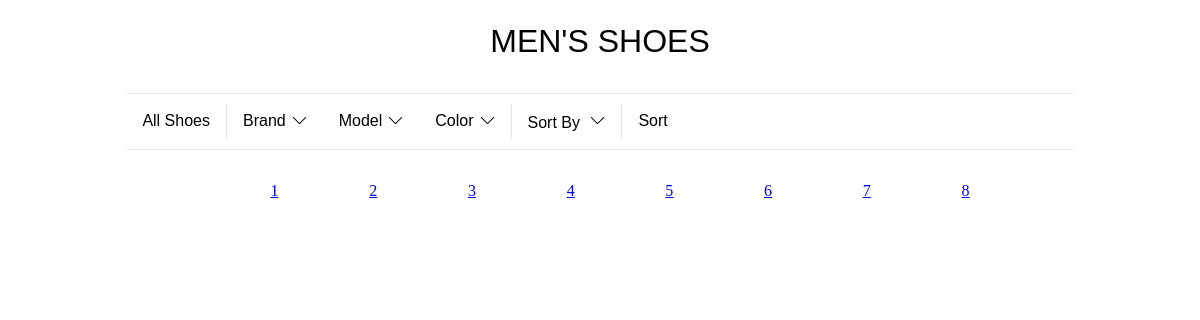
/static/templates/men.php, run on an earlier commit of the app's database.
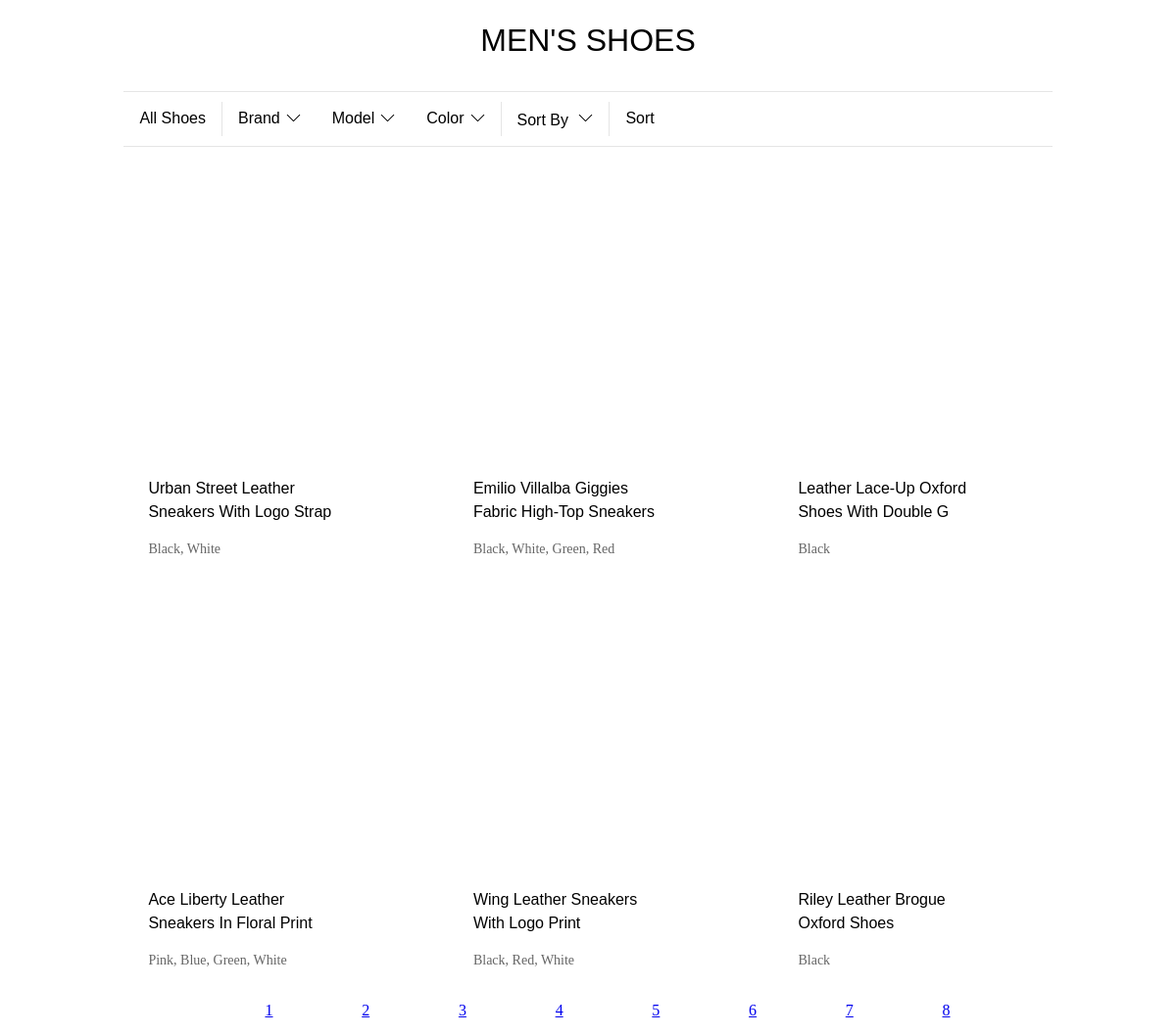
And on a later commit of the database.
### tables this page shows
CREATE TABLE `all_inventory` (
  `Product_ID` int(11) NOT NULL,
  `Product_Old_ID` int(11) NOT NULL,
  `Brand_ID` int(11) NOT NULL,
  `Product_Name` varchar(100) NOT NULL,
  `Product_Description` mediumtext NOT NULL,
  `Product_Color` varchar(50) NOT NULL,
  `Product_Img` mediumtext NOT NULL,
  `Product_Price` decimal(10,0) NOT NULL,
  `Product_Size` int(11) NOT NULL,
  `shoe_type` varchar(20) NOT NULL,
  `made_in` varchar(20) NOT NULL,
  `Heel_Height` varchar(10) NOT NULL,
  `Gender` varchar(10) NOT NULL
);

### static/templates/men.php (the view, shortened to what this page needs)
<!DOCTYPE html>
<html lang="en">
    <head>
        <link rel="stylesheet" href="../styles/mainPages.css">
    </head>
    <body>
        <div class="productPageContainer">
            <h1 class="pageTitleHeader" style="">
                <span class="headerSpan">Men's Shoes</span>
            </h1>
            <div class="div1">
                <form method="post">
                    <div class="div2">
                        <div class="dropdown">
                            <button class="dropbtn filterBtn">All Shoes</button>
                        </div>
                        <div class="dropdown" id="brandDropdown">
                            <button class="dropbtn filterBtn">Brand
                                <span class="span1">
                                    <span aria-hidden="true" class="span2" color="black">
                                        <svg viewBox="0 0 129 129">
                                            <path d="M121.3 34.6c-1.6-1.6-4.2-1.6-5.8 0l-51 51.1-51.1-51.1c-1.6-1.6-4.2-1.6-5.8 0-1.6 1.6-1.6 4.2 0 5.8l53.9 53.9c.8.8 1.8 1.2 2.9 1.2 1 0 2.1-.4 2.9-1.2l53.9-53.9c1.7-1.6 1.7-4.2.1-5.8z"></path>
                                        </svg>
                                    </span>
                                </span>
                            </button>
                        </div>
                        <div class="dropdown" id="modelDropdown">
                            <button class="dropbtn filterBtn">Model
                                <span class="span1">
                                    <span aria-hidden="true" class="span2" color="black">
                                        <svg viewBox="0 0 129 129">
                                            <path d="M121.3 34.6c-1.6-1.6-4.2-1.6-5.8 0l-51 51.1-51.1-51.1c-1.6-1.6-4.2-1.6-5.8 0-1.6 1.6-1.6 4.2 0 5.8l53.9 53.9c.8.8 1.8 1.2 2.9 1.2 1 0 2.1-.4 2.9-1.2l53.9-53.9c1.7-1.6 1.7-4.2.1-5.8z"></path>
                                        </svg>
                                    </span>
                                </span>
                            </button>
                        </div>
                        <div class="dropdown" id="colorDropdown">
                            <button class="dropbtn filterBtn">Color
                                <span class="span1">
                                    <span aria-hidden="true" class="span2" color="black">
                                        <svg viewBox="0 0 129 129">
                                            <path d="M121.3 34.6c-1.6-1.6-4.2-1.6-5.8 0l-51 51.1-51.1-51.1c-1.6-1.6-4.2-1.6-5.8 0-1.6 1.6-1.6 4.2 0 5.8l53.9 53.9c.8.8 1.8 1.2 2.9 1.2 1 0 2.1-.4 2.9-1.2l53.9-53.9c1.7-1.6 1.7-4.2.1-5.8z"></path>
                                        </svg>
                                    </span>
                                </span>
                            </button>
                        </div>
                        <div class="dropdown">
                            <button class="dropbtn">Sort By
                                <span class="span1">
                                    <span aria-hidden="true" class="span2" color="black">
                                        <svg viewBox="0 0 129 129">
                                            <path d="M121.3 34.6c-1.6-1.6-4.2-1.6-5.8 0l-51 51.1-51.1-51.1c-1.6-1.6-4.2-1.6-5.8 0-1.6 1.6-1.6 4.2 0 5.8l53.9 53.9c.8.8 1.8 1.2 2.9 1.2 1 0 2.1-.4 2.9-1.2l53.9-53.9c1.7-1.6 1.7-4.2.1-5.8z"></path>
                                        </svg>
                                    </span>
                                </span>
                            </button>
                        </div>
                        <div class="dropdown">
                            <input class="dropbtn filterBtn" type="submit" name="submit" value="Sort"/>
                        </div>
                    </div>
                </form>
            </div>
            <?php
                $offset = 0;
                $page_result = 6;
                if(isset($_POST['submit'])){
                    if(!empty($_POST['model'])){
                        $allSelectedModels = implode("', '", (array)$_POST['model']);
                        $sqlQuery = "SELECT * FROM all_inventory WHERE Gender LIKE 'men' AND Shoe_Type IN('$allSelectedModels') LIMIT $offset, $page_result";
                        displayProducts($dataconnection, $sqlQuery);
                    }
                    elseif(!empty($_POST['color'])){
                        $colorQList=array();
                        foreach((array)$_POST['color'] as $checked){
                            $colorQList[] = "Product_Color LIKE '%".$checked."%'";
                        }
                        $sqlQuery = "SELECT * FROM all_inventory WHERE Gender LIKE 'men' AND ".implode(' OR ', $colorQList) ;
                        displayProducts($dataconnection, $sqlQuery);
                    }
                    elseif(!empty($_POST['brand'])){
                        $allSelectedBrands = implode(", ", (array)$_POST['brand']);
                        $sqlQuery = "SELECT * FROM all_inventory WHERE Gender LIKE 'men' AND Brand_ID IN('$allSelectedBrands') LIMIT $offset, $page_result";
                        displayProducts($dataconnection, $sqlQuery);
                    }
                    elseif(!empty($_POST['filter'])){
                        foreach($_POST['filter'] as $chosenFilter){
                            $filterBy = $chosenFilter;
                        }
                        switch($filterBy){
                            case 'AZ':
                                $sqlQuery = "SELECT * FROM all_inventory WHERE Gender LIKE 'men' ORDER BY Product_Name ASC LIMIT $offset, $page_result";
                                displayProducts($dataconnection, $sqlQuery);
                            break;
                            case 'ZA':
                                $sqlQuery = "SELECT * FROM all_inventory WHERE Gender LIKE 'men' ORDER BY Product_Name DESC LIMIT $offset, $page_result";
                                displayProducts($dataconnection, $sqlQuery);
                            break;
                            case 'PA':
                                $sqlQuery = "SELECT * FROM all_inventory WHERE Gender LIKE 'men' ORDER BY Product_Price ASC LIMIT $offset, $page_result";
                                displayProducts($dataconnection, $sqlQuery);
                            break;
                            case 'PD':
                                $sqlQuery = "SELECT * FROM all_inventory WHERE Gender LIKE 'men' ORDER BY Product_Price DESC LIMIT $offset, $page_result";
                                displayProducts($dataconnection, $sqlQuery);
                            break;
                        }
                    }
                    else{
                        $sqlQuery = "SELECT * FROM all_inventory WHERE Gender LIKE 'men' LIMIT $offset, $page_result";
                        displayProducts($dataconnection, $sqlQuery);
                    }
                }
                else{
                    $sqlQuery = "SELECT * FROM all_inventory WHERE Gender LIKE 'men' LIMIT $offset, $page_result";
                    displayProducts($dataconnection, $sqlQuery);
                }
                $pagecount = 50;
                $num = $pagecount / $page_result ;
                $pageLinks = '<div class="paging" style=" margin-left: auto; margin-right: auto; width: 80%; text-align: center">';
                $pageLinks .= '<ul class="paging-ul" style="list-style-type: none;">';
                for($i = 1 ; $i <= $num ; $i++)
                {
                     $pageLinks .= '<li style="display: inline; margin: 5%;"><a href="index.php?page=men&pageno='.$i.'">'.$i.'</a></li>';
                }
                $pageLinks .= '</ul>';
                $pageLinks .= '</div>';
                echo $pageLinks;
                function displayProducts($dataconnection, $sqlQuery){
                    $result = mysqli_query($dataconnection, $sqlQuery);
                    $menDivHTML = '<ul class="productUl" style="width:80%; margin-left:auto; margin-right:auto;">';
                    while($fetch = mysqli_fetch_array($result)){
                        $menDivHTML .='<li class="productLi" data-object-id="prd-123">';
                        $menDivHTML .='    <div class="productDiv2">';
                        $menDivHTML.='        <a class="productA" href="index.php?page=store&inventory=all&item='.$fetch['Product_ID'].'&brandid='.$fetch['Brand_ID'].'">';
                        $menDivHTML .='            <div class="productDiv3">';
                        $menDivHTML .='                 <div class="productDiv4">';
                        $menDivHTML .='                     <img class="productImg" src="'.$fetch['Product_Img'].'" alt="" />';
                        $menDivHTML.='                  </div>';
                        $menDivHTML .='             </div>';
                        $menDivHTML .='             <div class="productDiv5">';
                        $menDivHTML .='                 <span class="productSpan1">';
                        $menDivHTML .='                     <span class="">'.$fetch['Product_Name'].'</span>';
                        $menDivHTML .='                 </span>';
                        $menDivHTML .='                 <p class="productP">'.$fetch['Product_Color'].'</p> ';
                        $menDivHTML .='              </div>';
                        $menDivHTML .='         </a>';
                        $menDivHTML .='     </div>';
                        $menDivHTML .=' </li>';
                    }
                    $menDivHTML .= '</ul>';
                    $menDivHTML .= '</div>';
                    echo $menDivHTML;
                }
            ?>
    </body>
</html>

### static/styles/mainPages.css (style rules this page uses)
div.paging { margin-left: auto; margin-right: auto; width: 80%; }
.div1 { border-top: 0.0625rem solid #e5e5e5; border-bottom: 0.0625rem solid #e5e5e5; min-height: 3.1875rem; display: flex; align-items: center; justify-content: space-between; margin-top: 2.5%; margin-right: 10%; margin-left: 10%; }
.div2 { display: flex; min-height: 3.125rem; }
.filterBtn { padding: 0 0.625rem; font-size: 0.9375rem; display: flex; min-height: 3.4375rem; box-sizing: border-box; align-items: center; overflow: visible; position: relative; height:100%; }
.span1 { text-align: left; min-height: 1.1875rem; cursor: pointer; margin-left: 0.375rem; height: 0.9375rem; padding-top: 0.1875rem; cursor: inherit; display: inline-flex; font-size: 0.75rem; }
.span2 { width: 0.9375rem; height: 0.9375rem; }
.headerSpan { word-break: normal; color: black; font-size: 2rem; box-sizing: border-box; line-height: 2.6875rem; font-family: "Century Gothic Std", Arial, sans-serif; font-weight: 400; margin: 0; width: 100%; text-transform: uppercase; }
.dropbtn { padding: 16px; font-size: 16px; border: none; cursor: pointer; background-color: white; }
.dropdown { position: relative; display: inline-block; }
.productUl { flex-wrap: wrap; justify-content: space-between; display: flex; margin-bottom: -2rem; margin: 0; padding: 0; list-style-type: disc; margin-block-start: 1em; margin-block-end: 1em; margin-inline-start: 0px; margin-inline-end: 0px; padding-inline-start: 40px; font-family: 'Century Gothic Std', Arial, sans-serif; }
.productLi { width: 30%; display: flex; list-style-type: none; }
.productDiv2 { width: 100%; position: relative; align-items: flex-start; flex-direction: column; display: block; }
.productA { display: flex; flex-direction: column; border: none; background-color: transparent; cursor: pointer; font-size: inherit; font: inherit; color: inherit; text-decoration: none; padding: 0; }
.productDiv3 { display: block; cursor: pointer; font-size: inherit; font: inherit; color: inherit; width:100%; }
.productDiv4 { display:table; position:relative; width:100%; padding-bottom:108.043%; overflow: hidden; }
.productDiv5 { text-decoration:none; margin-top: 0.875rem; margin-left: 0.3125rem; width: 70%; display: flex; flex-direction: column; box-sizing: border-box; text-decoration: none; }
.productSpan1 { color:black; width: 100%; line-height: 1.5rem; display: block; }
.productP { font-family: Poppins-Regular; font-size: 14px; line-height: 1.7; color: #666666; }
.productPageContainer { margin-bottom: 2.5rem; margin: 1.25rem 0 0 0; width: auto; }
.pageTitleHeader { margin-top: 1.25rem; text-align:center; }

What changed in the data, as far as the page shows it:
added all_inventory: Product_Name "Urban Street Leather Sneakers With Logo Strap", Product_Color "Black, White"
added all_inventory: Product_Name "Emilio Villalba Giggies Fabric High-Top Sneakers", Product_Color "Black, White, Green, Red"
added all_inventory: Product_Name "Leather Lace-Up Oxford Shoes With Double G", Product_Color "Black"
added all_inventory: Product_Name "Ace Liberty Leather Sneakers In Floral Print", Product_Color "Pink, Blue, Green, White"
added all_inventory: Product_Name "Wing Leather Sneakers With Logo Print", Product_Color "Black, Red, White"
added all_inventory: Product_Name "Riley Leather Brogue Oxford Shoes", Product_Color "Black"
